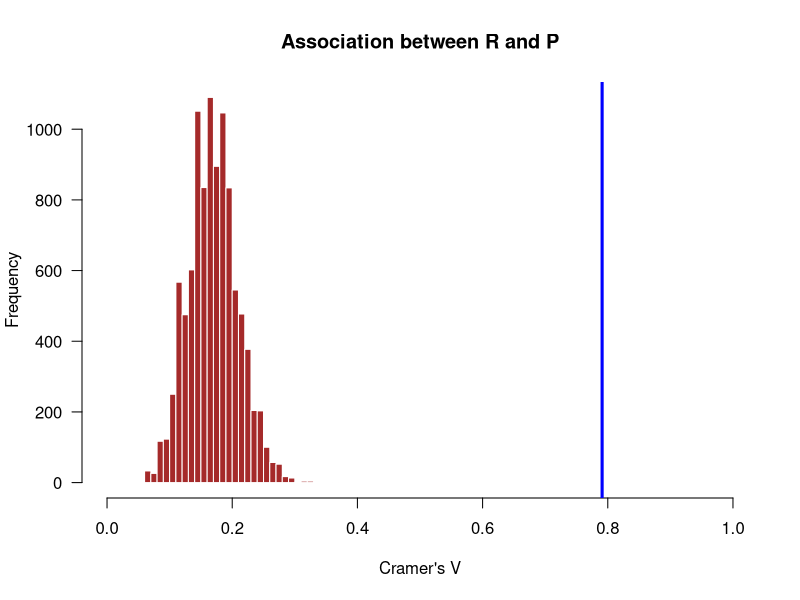

Generate this figure with R:
cv.test = function(x,y) {
  CV = sqrt(chisq.test(x, y, correct=FALSE)$statistic /
              (length(x) * (min(length(unique(x)),length(unique(y))) - 1)))
  #print.noquote("Cramér V / Phi:")
  return(as.numeric(CV))
}

dat <- data.frame(s1 = rep(c("A", "B", "C", "D"), each=25),
                  s2 = c(rep(c("X", "Y", "Z", "W"), each=25)))

ind <- sample(1:nrow(dat), 25)
dat$s2[ind] <- sample(dat$s2[ind])

V <- cv.test(dat$s1, dat$s2)

if (T) {
  Vs <- NULL
  for (i in 1:10000) {
    if (i %% 100 == 0) print(i)
    Vs <- c(Vs, cv.test(dat$s1, sample(dat$s2)))
  }  
}

hist(Vs, breaks=25, col="brown", border=0, las=1, xlim=c(0, 1), main="Association between R and P", xlab="Cramer's V")
abline(v=V, col="blue", lwd=3)